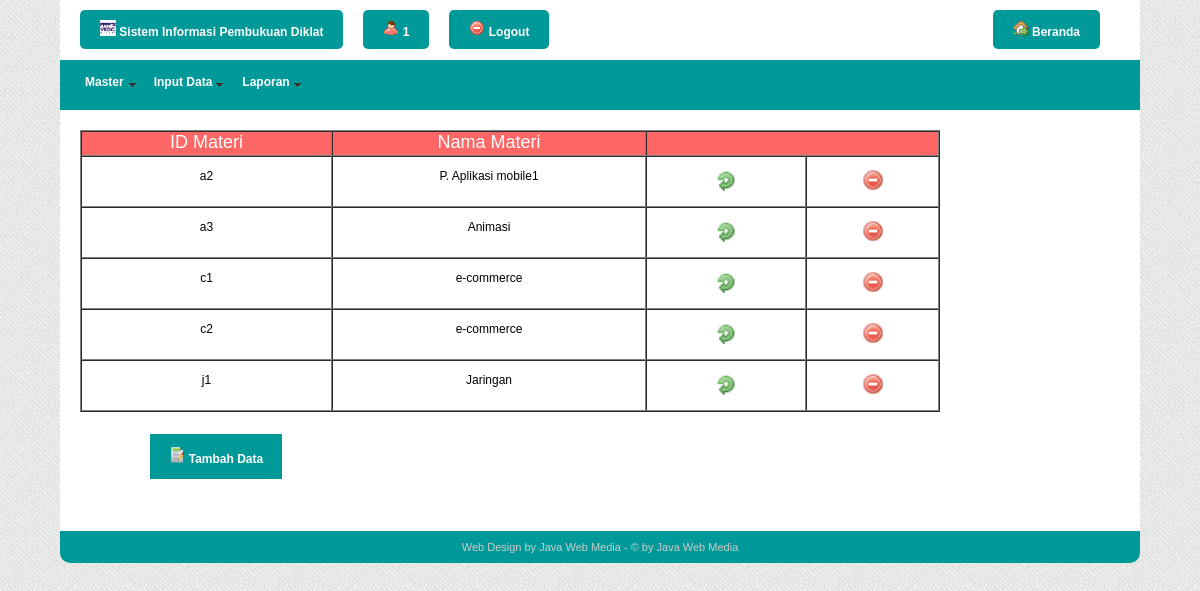
The app's page /admin/materi.php (signed in) with its own data.
### tables this page shows
CREATE TABLE `materi` (
  `id_materi` varchar(20) NOT NULL DEFAULT '',
  `materi` varchar(30) DEFAULT NULL,
  PRIMARY KEY (`id_materi`)
);

### admin/materi.php (the view, shortened to what this page needs)
<!doctype html>
<html>
<head>
<link href="../css/style-admin.css" rel="stylesheet" type="text/css">
<link href="../SpryAssets/SpryMenuBarHorizontal.css" rel="stylesheet" type="text/css">
</head>
<?php
$user=$_SESSION["username"];
?>
<body>
<div id="wrapper">
<header>
	  <div class="akun"><a href="#" title="Update konfigurasi"><img src="../images/Vedc.jpg" width="16" height="16"> Sistem Informasi Pembukuan Diklat</a></div>
	  <div class="akun"><a href="#" title="Update profil"><img src="../images/img/user_red.png" width="16" height="16"> <?php echo $user; ?></a></div>
      <div class="akun"><a href="logout.php" title="Logout disini"><img src="../images/img/delete.png" width="16" height="16"> Logout</a></div>
	  <div class="home"><a href="../index.php" title="Beranda"><img src="../images/img/house_go.png" width="16" height="16"> Beranda</a></div>
  </header>
<nav>
    <ul id="MenuBar1" class="MenuBarHorizontal">
                <li><a href="#" class="MenuBarItemSubmenu">Master</a>
        </li>
<li><a href="#" class="MenuBarItemSubmenu">Input Data</a>
        </li>
		<li><a href="#" class="MenuBarItemSubmenu">Laporan</a>
        </li>
              </ul>
  </nav>
  <div class="konten">
<table width="860" border="1" cellpadding="0" cellspacing="0">
  <?php
  $sql="select * from materi order by id_materi";
  $hasil=mysql_query($sql);
  ?>
  <tr>
    <td width="249" height="23" valign="top" bgcolor="#FF6666"><div align="center" class="style1 style2"><font face="Geneva, Arial, Helvetica, sans-serif">ID Materi</font></div></td>
    <td width="312" valign="top" bgcolor="#FF6666"><div align="center" class="style3"><font face="Geneva, Arial, Helvetica, sans-serif">Nama
      Materi</font></div></td>
    <td colspan="2" valign="top" bgcolor="#FF6666">&nbsp;</td>
    </tr>
  <?php
	while($brs=mysql_fetch_array($hasil)){
	?>
  <tr>
    <td height="30" align="center" valign="top">
      <p><?php echo $brs[0]; ?></p></td>
    <td align="center" valign="top">
      <p><?php echo $brs[1]; ?></p></td>
    <td width="158" valign="top"><a href="edit_materi.php?id_materi=<?php echo $brs[0];?>"><font face="Geneva, Arial, Helvetica, sans-serif"><center>
      <p><img src="../images/img/update.png" width="22" height="22"></p>
      </center>
    </font></a></td>
    <td width="131" valign="top"><a href="hapusmateri.php?id_materi=<?php echo $brs[0];?>"><font face="Geneva, Arial, Helvetica, sans-serif"><center>
      <p><img src="../images/img/delete.png" width="22" height="22"></p>
      </center>
    </font></a></td>
    </tr>
  <?php
  }
  ?>
</table>
 <table width="254">
  <tr>
  <td width="62" height="16"></td>
  <td width="126"></td>
  <td width="44"></td>
  </tr>
  <tr>
    <td height="25"></td>
    <td valign="top"  bgcolor="#009999"><div align="center">
      <p><a href="tambah_materi.php" title="Tambah Data" class="style8"><img src="../images/icon/tests64.png" width="16" height="16"><span class="style2"> Tambah Data</span></a></p>
    <td></td>
  </tr>
  <tr>
    <td height="26"></td>
    <td>&nbsp;</td>
    <td></td>
  </tr>
  </table>
</div>
    <footer>Web Design by Java Web Media - &copy; by Java Web Media </footer>
</div>
</body>
</html>

### css/style-admin.css (style rules this page uses)
body { background-image:url(../images/img/bg.jpg); font-size: 12px; font-family:Arial, Helvetica, sans-serif; padding:0; margin:0; }
a, a:visited { text-decoration: none; color:#F00; font-weight:bold; }
#wrapper { width:90%; min-width:900px; max-width: 1366px; background-color: #FFF; margin: auto auto 20px auto; border-radius: 0 0 10px 10px; }
header { height:auto; min-height: 30px; padding:10px 20px; }
header .akun { background-color:#099; color:#fff; padding: 10px 20px; border-radius:5px; float:left; margin-right: 20px; }
header .home { background-color:#099; color:#FFF; padding: 10px 20px; border-radius:5px; float:right; margin-right: 20px; }
header a, header a:visited { color:#FFF; font-weight: bold; }
nav { background-color:#099; color:#fff; height: 50px; padding:0 10px; margin: 10px 0; }
.konten { height:auto; min-height: 200px; padding:10px 20px; }
footer { background-color: #099; color: #CCC; padding: 10px 20px; text-align: center; font-size: 11px; border-radius: 0 0 10px 10px; }

### SpryAssets/SpryMenuBarHorizontal.css (style rules this page uses)
ul.MenuBarHorizontal { margin: 0; padding: 0; list-style-type: none; font-size: 100%; cursor: default; width: auto; }
ul.MenuBarHorizontal li { margin: 0; padding: 0; list-style-type: none; font-size: 100%; position: relative; text-align: left; cursor: pointer; width: auto; float: left; }
ul.MenuBarHorizontal a { display: block; cursor: pointer; background-color: #099; padding: 15px; height:20px; color: #FFF; text-transform:capitalize; font-weight:bold; text-decoration: none; }
ul.MenuBarHorizontal a.MenuBarItemSubmenu { background-image: url(SpryMenuBarDown.gif); background-repeat: no-repeat; background-position: 95% 50%; }

### admin/materi.php (style rules this page uses)
.style2 { color: #FFFFFF }
.style3 { font-size: 18px; color: #FFFFFF; }

### records on screen
materi: id_materi "a2", materi "P. Aplikasi mobile1"
materi: id_materi "a3", materi "Animasi"
materi: id_materi "c1", materi "e-commerce"
materi: id_materi "c2", materi "e-commerce"
materi: id_materi "j1", materi "Jaringan"

### other values on screen
$user "1"
